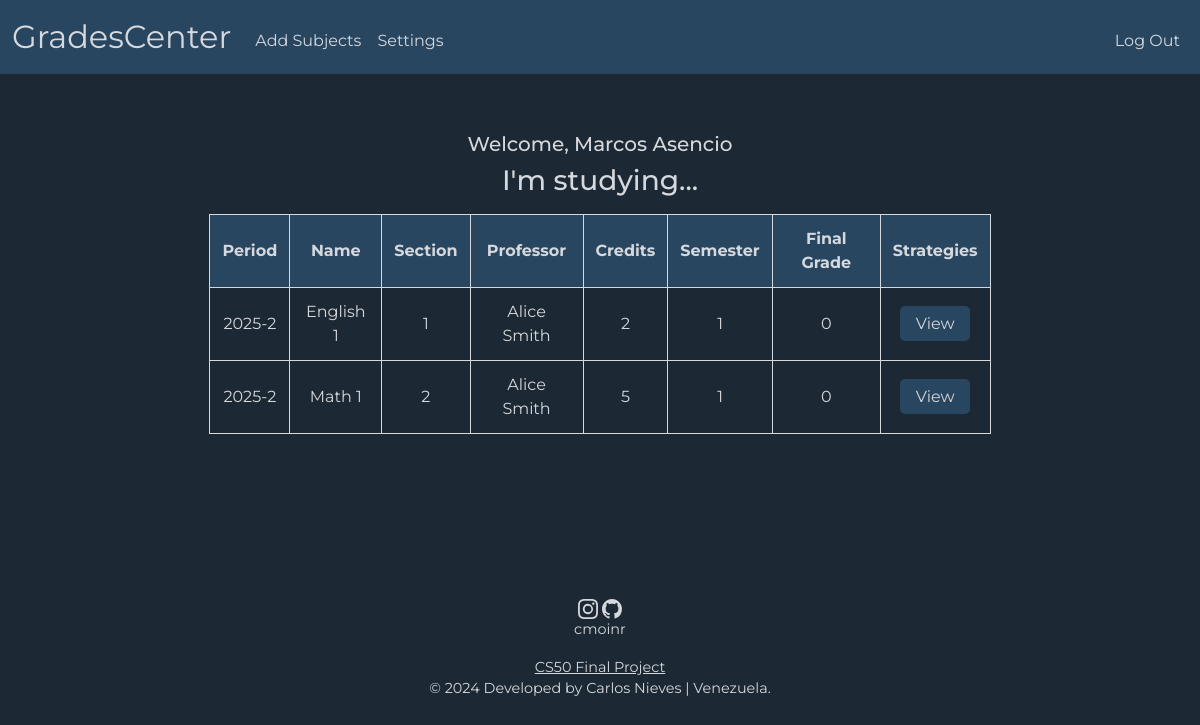
The app's page /student (signed in) with its own data.
### tables this page shows
CREATE TABLE students (
    id VARCHAR(16),
    names VARCHAR(32) NOT NULL,
    last_names VARCHAR(32) NOT NULL,
    pw VARCHAR(255) NOT NULL,
    department_id VARCHAR(16) NOT NULL,
    email VARCHAR(64),
    phone VARCHAR(32),
    PRIMARY KEY(id),
    FOREIGN KEY(department_id) REFERENCES departments(id) ON DELETE CASCADE
);

CREATE TABLE grades (
    id INTEGER,
    student_id INTEGER NOT NULL,
    teacher_id INTEGER NOT NULL,
    section_id INTEGER NOT NULL,
    grade INTEGER NOT NULL,
    date DATE DEFAULT CURRENT_DATE,
    PRIMARY KEY(id),
    FOREIGN KEY(student_id) REFERENCES students(id) ON DELETE CASCADE,
    FOREIGN KEY(teacher_id) REFERENCES teachers(id) ON DELETE CASCADE,
    FOREIGN KEY(section_id) REFERENCES sections(id) ON DELETE CASCADE
);

CREATE TABLE sections (
    id INTEGER,
    subject_id INTEGER NOT NULL,
    section_number INTEGER NOT NULL,
    period TEXT NOT NULL,
    PRIMARY KEY(id),
    FOREIGN KEY(subject_id) REFERENCES subjects(id) ON DELETE CASCADE
);

CREATE TABLE subjects (
    id VARCHAR(16),
    name TEXT NOT NULL,
    department_id VARCHAR(16) NOT NULL,
    semester INTEGER NOT NULL,
    credits INTEGER NOT NULL,
    sections INTEGER NOT NULL,
    PRIMARY KEY(id),
    FOREIGN KEY(department_id) REFERENCES departments(id) ON DELETE CASCADE
);

CREATE TABLE teachers (
    id VARCHAR(16),
    names VARCHAR(32) NOT NULL,
    last_names VARCHAR(32) NOT NULL,
    pw VARCHAR(255) NOT NULL,
    email VARCHAR(64),
    phone VARCHAR(32),
    PRIMARY KEY(id)
);

### app.py (the view)
@app.route("/student", methods=["GET", "POST"])
@login_required
def student():
    if request.method == "POST":
        session["selected_section_student"] = request.form.get("check")
        session["selected_subject_name"] = request.form.get("subject_name")
        session["selected_subject_section"] = request.form.get("subject_section")
        session["selected_subject_teacher"] = request.form.get("subject_teacher")
        return redirect("/student_strategies")
    else:
        subjects = db.execute("""
            SELECT subjects.name, subjects.semester, subjects.credits, grades.grade, teachers.names, teachers.last_names, sections.section_number, sections.period, sections.id
            FROM studying
            JOIN sections ON studying.section_id = sections.id
            JOIN subjects ON sections.subject_id = subjects.id
            JOIN grades ON studying.student_id = grades.student_id AND studying.section_id = grades.section_id
            JOIN teaching ON studying.section_id = teaching.section_id
            JOIN teachers ON teaching.teacher_id = teachers.id
            WHERE studying.student_id = ?
        """, session["user_id"])
        learner = db.execute("""
            SELECT names, last_names FROM students WHERE id = ?
        """, session["user_id"])
        return render_template("student.html", subjects=subjects, learner=learner)

### app.py (called while the page is built)
@app.after_request
def after_request(response):
    response.headers["Cache-Control"] = "no-cache, no-store, must-revalidate"
    response.headers["Expires"] = 0
    response.headers["Pragma"] = "no-cache"
    return response

### helpers.py (called while the page is built)
def login_required(f):
    @wraps(f)
    def decorated_function(*args, **kwargs):
        if session.get("user_id") is None:
            return redirect("/login")
        return f(*args, **kwargs)
    return decorated_function

### templates/student.html (shortened to what this page needs)
{% extends "layout.html" %}
{% block main %}
    <div class="mb-3">
        <h5>Welcome, {{ learner[0]['names'] }} {{ learner[0]['last_names'] }}</h5>
        <h3>I'm studying...</h3>
    </div>
    <div class="mb-3">
        <table>
            <thead>
                <tr class="high">
                    <th>Period</th>
                    <th>Name</th>
                    <th>Section</th>
                    <th>Professor</th>
                    <th>Credits</th>
                    <th>Semester</th>
                    <th>Final Grade</th>
                    <th>Strategies</th>
                </tr>
            </thead>
            <tbody>
                {% for subject in subjects %}
                    <tr>
                        <td>{{ subject['period'] }}</td>
                        <td>{{ subject['name'] }}</td>
                        <td>{{ subject['section_number'] }}</td>
                        <td>{{ subject['names'] }} {{ subject['last_names'] }}</td>
                        <td>{{ subject['credits'] }}</td>
                        <td>{{ subject['semester'] }}</td>
                        <td>{{ subject['grade'] }}</td>
                        <td>
                            <form action="/student" method="POST">
                                <input class="enroll" type="submit" value="View">
                            </form>
                        </td>
                    </tr>
                {% endfor %}
            </tbody>
        </table>
    </div>
{% endblock %}

### static/styles.css (style rules this page uses)
body { font-family: 'Montserrat', sans-serif; background-color:#1c2833; }
h3, h5, h6 { color: #d5d8dc; }
table { background-color: transparent; margin-bottom: 1rem; width: 70%; margin-left: auto; margin-right: auto; color: #d5d8dc; }
table th, table td { border: 1px solid #d5d8dc; padding: 0.75rem; vertical-align: middle; }
.high { background-color: #294661; border: 1px solid #d5d8dc; }
input { background-color: #294661; outline: none; border: none; border-radius: 5px; color: #d5d8dc; width: 200px; height: 35px; }
input::placeholder { color: #d5d8dcc2; }
.enroll { width: 70px; transition-duration: 0.5s; }

### records on screen
students: names "Marcos", last_names "Asencio"
grades: period "2025-2", name "English 1", section_number "1", names "Alice", last_names "Smith", credits "2", semester "1", grade "0"
grades: period "2025-2", name "Math 1", section_number "2", names "Alice", last_names "Smith", credits "5", semester "1", grade "0"
